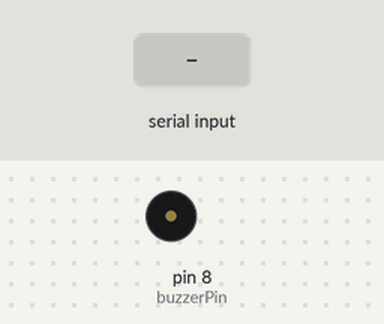
This sketch was run on a simulated Arduino Uno, built with avr-gcc and run on an emulated ATmega328P. Shown: buzzer (waves = sounding, pin HIGH). The test bench sets the inputs (shaded band).

Above: at 1.2 s.
1.3 s: "a" received over Serial
At 2.65 s:
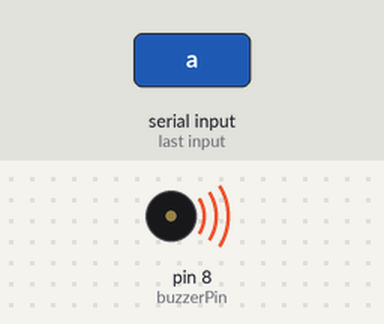
4.3 s: "b" received over Serial
At 6.7 s:
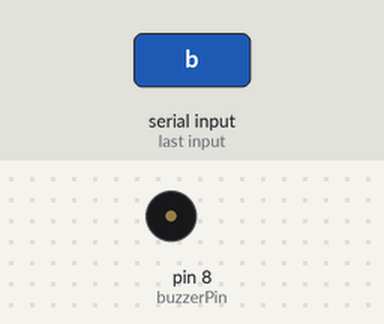
7.3 s: "c" received over Serial
At 8.45 s:
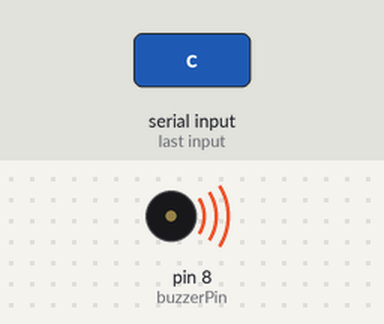
Timing chart, 0 to 10.9 s (numbered marks = the images above; inputs shaded):
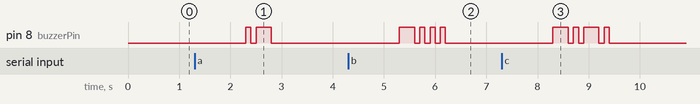

Measured:
- after the input at 1.3 s, pin 8 (buzzerPin): LOW → HIGH after 1.0 s, → LOW 0.10 s later, → HIGH 0.10 s later, → LOW 0.30 s later
- after the input at 4.3 s, pin 8 (buzzerPin): LOW → HIGH after 1.0 s, then repeats every 0.20 s: LOW 0.10 s, HIGH 0.10 s, until it stays LOW from 6.2 s
- after the input at 7.3 s, pin 8 (buzzerPin): LOW → HIGH after 1.0 s, → LOW 0.30 s later, → HIGH 0.10 s later, → LOW 0.10 s later, … (8 changes in this stretch)

The sketch:

sketch_may13a.ino
```cpp
#define buzzerPin 8

void setup() {
  // Inicializa a comunicação serial
  Serial.begin(9600);

  // Define o pino do buzzer como saída
  pinMode(buzzerPin, OUTPUT);
}

void loop() {
  // Verifica se há dados disponíveis na porta serial
  if (Serial.available() > 0) {
    // Lê a entrada serial
    String input = Serial.readString();

    // Converte a entrada para código Morse
    String morseCode = textToMorse(input);

    // Transmite o código Morse pelo buzzer
    transmitMorse(morseCode);
  }
}

String textToMorse(String text) {
  String morseCode = "";
  for (int i = 0; i < text.length(); i++) {
    char c = toLowerCase(text.charAt(i));
    switch (c) {
      case 'a':
        morseCode += ".- ";
        break;
      case 'b':
        morseCode += "-... ";
        break;
      case 'c':
        morseCode += "-.-. ";
        break;
      case 'd':
        morseCode += "-.. ";
        break;
      case 'e':
        morseCode += ". ";
        break;
      case 'f':
        morseCode += "..-. ";
        break;
      case 'g':
        morseCode += "--. ";
        break;
      case 'h':
        morseCode += ".... ";
        break;
      case 'i':
        morseCode += ".. ";
        break;
      case 'j':
        morseCode += ".--- ";
        break;
      case 'k':
        morseCode += "-.- ";
        break;
      case 'l':
        morseCode += ".-.. ";
        break;
      case 'm':
        morseCode += "-- ";
        break;
      case 'n':
        morseCode += "-. ";
        break;
      case 'o':
        morseCode += "--- ";
        break;
      case 'p':
        morseCode += ".--. ";
        break;
      case 'q':
        morseCode += "--.- ";
        break;
      case 'r':
        morseCode += ".-. ";
        break;
      case 's':
        morseCode += "... ";
        break;
      case 't':
        morseCode += "- ";
        break;
      case 'u':
        morseCode += "..- ";
        break;
      case 'v':
        morseCode += "...- ";
        break;
      case 'w':
        morseCode += ".-- ";
        break;
      case 'x':
        morseCode += "-..- ";
        break;
      case 'y':
        morseCode += "-.-- ";
        break;
      case 'z':
        morseCode += "--.. ";
        break;
      case '1':
        morseCode += ".---- ";
        break;
      case '2':
        morseCode += "..--- ";
        break;
      case '3':
        morseCode += "...-- ";
        break;
      case '4':
        morseCode += "....- ";
        break;
      case '5':
        morseCode += "..... ";
        break;
      case '6':
        morseCode += "-.... ";
        break;
      case '7':
        morseCode += "--... ";
        break;
      case '8':
        morseCode += "---.. ";
        break;
      case '9':
        morseCode += "----. ";
        break;
      case '0':
        morseCode += "----- ";
        break;
      // Outros caracteres especiais
      case 'ä':
        morseCode += ".-.- ";
        break;
      case 'æ':
        morseCode += ".-.- ";
        break;
      case 'ą':
        morseCode += ".-.- ";
        break;
      case 'à':
        morseCode += ".--.- ";
        break;
      case 'å':
        morseCode += ".--.- ";
        break;
      case 'ç':
        morseCode += "-.-.. ";
        break;
      case 'ć':
        morseCode += "-.-.. ";
        break;
      case 'ĉ':
        morseCode += "-.-.. ";
        break;
      case 'š':
        morseCode += "---- ";
        break;
      case 'é':
        morseCode += "..-.. ";
        break;
      case 'ę':
        morseCode += "..-.. ";
        break;
      case 'è':
        morseCode += ".-..- ";
        break;
      case 'ñ':
        morseCode += "--.-- ";
        break;
      case 'ń':
        morseCode += "--.-- ";
        break;
      case 'ł':
        morseCode += ".-..- ";
        break;
      case 'ð':
        morseCode += "..--. ";
        break;
      case 'ĝ':
        morseCode += "--.-. ";
        break;
      case 'ĥ':
        morseCode += "---- ";
        break;
      case 'ĵ':
        morseCode += ".---. ";
        break;
      case 'ü':
        morseCode += "..-- ";
        break;
      case 'ż':
        morseCode += "--..-. ";
        break;
      case 'ź':
        morseCode += "--..-. ";
        break;
      case 'þ':
        morseCode += ".--.. ";
        break;
      case 'ä':
        morseCode += ".-.- ";
        break;
      case 'ö':
        morseCode += "---. ";
        break;
      case 'ø':
        morseCode += "---. ";
        break;
      case 'ú':
        morseCode += "..-- ";
        break;
      case 'ý':
        morseCode += "-.-- ";
        break;
      case 'œ':
        morseCode += "---. ";
        break;
      case 'ß':
        morseCode += "...--.. ";
        break;
      // Símbolos especiais
      case ' ': // Espaço
        morseCode += " ";
        break;
      case '·': // Ponto
        morseCode += "·-·-·- ";
        break;
      case ',': // Vírgula
        morseCode += "--··-- ";
        break;
      case '?': // Interrogação
        morseCode += "··--·· ";
        break;
      case '\'': // Apóstrofo
        morseCode += "·----· ";
        break;
      case '!': // Exclamação
        morseCode += "-·-·-- ";
        break;
      case '/': // Barra
        morseCode += "-··-· ";
        break;
      case '(': // Parêntese Esquerdo
        morseCode += "-·--· ";
        break;
      case ')': // Parêntese Direito
        morseCode += "-·--·- ";
        break;
      case '&': // E Comercial
        morseCode += "·-··· ";
        break;
      case ':': // Dois Pontos
        morseCode += "---··· ";
        break;
      case ';': // Ponto e Vírgula
        morseCode += "-·-·-· ";
        break;
      case '=': // Igual
        morseCode += "-···- ";
        break;
      case '+': // Mais
        morseCode += "·-·-· ";
        break;
      case '-': // Hífen
        morseCode += "-····- ";
        break;
      case '_': // Linha Baixa
        morseCode += "··--·- ";
        break;
      case '"': // Aspas
        morseCode += "·-··-· ";
        break;
      case '$': // Cifrão
        morseCode += "···-··- ";
        break;
      case '@': // Arroba
        morseCode += "·--·-· ";
        break;
      // Outros caracteres não mapeados
      default:
        // Caso o caractere não seja suportado, apenas ignore
        break;
    }
  }
  return morseCode;
}

void transmitMorse(String morse) {
  for (int i = 0; i < morse.length(); i++) {
    if (morse.charAt(i) == '.') {
      // Toca o buzzer por um curto período para representar um ponto
      digitalWrite(buzzerPin, HIGH);
      delay(100);
      digitalWrite(buzzerPin, LOW);
      delay(100);
    } else if (morse.charAt(i) == '-') {
      // Toca o buzzer por um período mais longo para representar um traço
      digitalWrite(buzzerPin, HIGH);
      delay(300);
      digitalWrite(buzzerPin, LOW);
      delay(100);
    } else if (morse.charAt(i) == ' ') {
      // Adiciona uma pausa entre caracteres
      delay(200);
    }
  }
}
```
